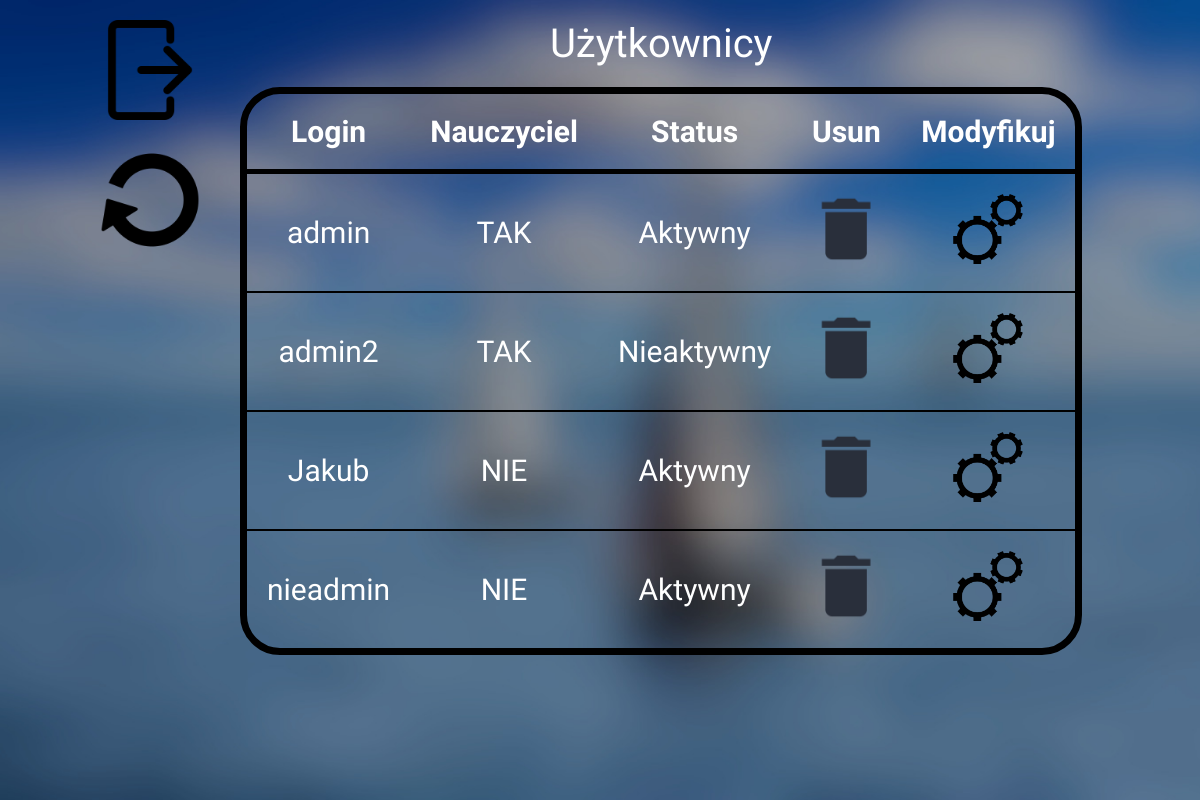
/Projekt/edycja.php, run on the app's committed database.
### tables this page shows
CREATE TABLE `uzytkownicy` (
  `login` varchar(30) NOT NULL,
  `haslo` text NOT NULL,
  `imie` varchar(20) NOT NULL,
  `nazwisko` varchar(20) NOT NULL,
  `nauczyciel` tinyint(1) NOT NULL,
  `id_klasa` int(10) DEFAULT NULL,
  `ID_statusu` int(10) NOT NULL
);

CREATE TABLE `statusy` (
  `ID_statusu` int(10) NOT NULL,
  `status` varchar(30) NOT NULL
);

### Projekt/edycja.php (the view, shortened to what this page needs)
<?php
  require_once("skrypty/conn.php");
  $sql= "SELECT `login`, `haslo`, `imie`, `nazwisko`, `nauczyciel`, `id_klasa`, `status` FROM `uzytkownicy` LEFT Join statusy ON statusy.ID_statusu=uzytkownicy.ID_statusu";
$wynik = mysqli_query($conn,$sql);
?>
<!DOCTYPE html>
<html lang="en">
<head>
    <link rel="stylesheet" href="style2.css">
</head>
<body id="bdod2">
  <section id="dod" class="big" >
    <div id="wyloguj" class="icon">
      <a href="index.php"><img src="img/log.png" alt="wyloguj"></a>
    </div>
    <div id="back" class="icon">
      <a href="uzytkownik.php"><img src="img/cofnij.png" alt="back"></a>
    </div>
<?php
echo<<<TAB
      <main id="usertab">
      <p class="maly">Użytkownicy</p>
      <table>
      <tr>
        <th>Login</th>
        <th>Nauczyciel</th>
        <th>Status</th>
        <th>Usun</th>
        <th>Modyfikuj</th>
      </tr>
TAB;
  while($row=mysqli_fetch_assoc($wynik))
  {
if($row['nauczyciel']==1)
{
  $nauczyciel="TAK";
}
else $nauczyciel="NIE";
  echo<<<DANE
            <tr>
            <td>$row[login]</td>
            <td>$nauczyciel</td>
            <td>$row[status]</td>
            <td><a href="./skrypty/delete.php?id=$row[login]"><img src="img/kosz.png"></a></td>
          <td><a href="./edycja.php?update_id=$row[login]"><img src="img/zab.png"></a></td>
        </tr>
DANE;
  }
echo<<<ZAMEK
</table>
</main>
ZAMEK;
 ?>
  </section>
</body>
</html>

### Projekt/style2.css (style rules this page uses)
* { padding: 0; margin: 0; font-family: 'Poiret One', cursive; }
section { background-image: url(img/lud.jpg); background-size: cover; background-position:-320px; height: 100%; width: 50vw; position: fixed; }
.icon { position: absolute; top:20px; width: 90px; height:90px; z-index: 1; position: fixed; }
#wyloguj { left: 100px; }
.icon img { width:100px; height:100px; }
#back { left: 100px; top: 150px; }
main { position: absolute; right: 0px; display: flex; flex-wrap: wrap; flex-direction: column; }
#dod { background-image: url("img/ludblurBIG.jpg"); background-attachment: fixed; min-width: 100vw; height: auto; background-position: 0px; position: static; }
#usertab table { border: 7px solid black; font-size: 30px; width: 100%; border-radius: 40px; text-align: center; border-spacing: 0; }
#usertab table th { border-bottom: 5px solid black; padding: 20px; }
#usertab table td { border-bottom: 2px solid black; padding: 20px; }
table tr:last-child td { border:0 !important; }
#usertab { width: 60vw; color: white; margin: auto; position:relative; }
#dod { min-height: 100vh; }
#usertab p { font-size: 40px; padding-top: 20px; padding-bottom: 20px; color: white; margin: auto; display: block; }
td img { width: 70px; height: 70px; }

### data on the page
uzytkownicy: login "admin", nauczyciel "TAK", ID_statusu.status "Aktywny"
uzytkownicy: login "admin2", nauczyciel "TAK", ID_statusu.status "Nieaktywny"
uzytkownicy: login "Jakub", nauczyciel "NIE", ID_statusu.status "Aktywny"
uzytkownicy: login "nieadmin", nauczyciel "NIE", ID_statusu.status "Aktywny"
